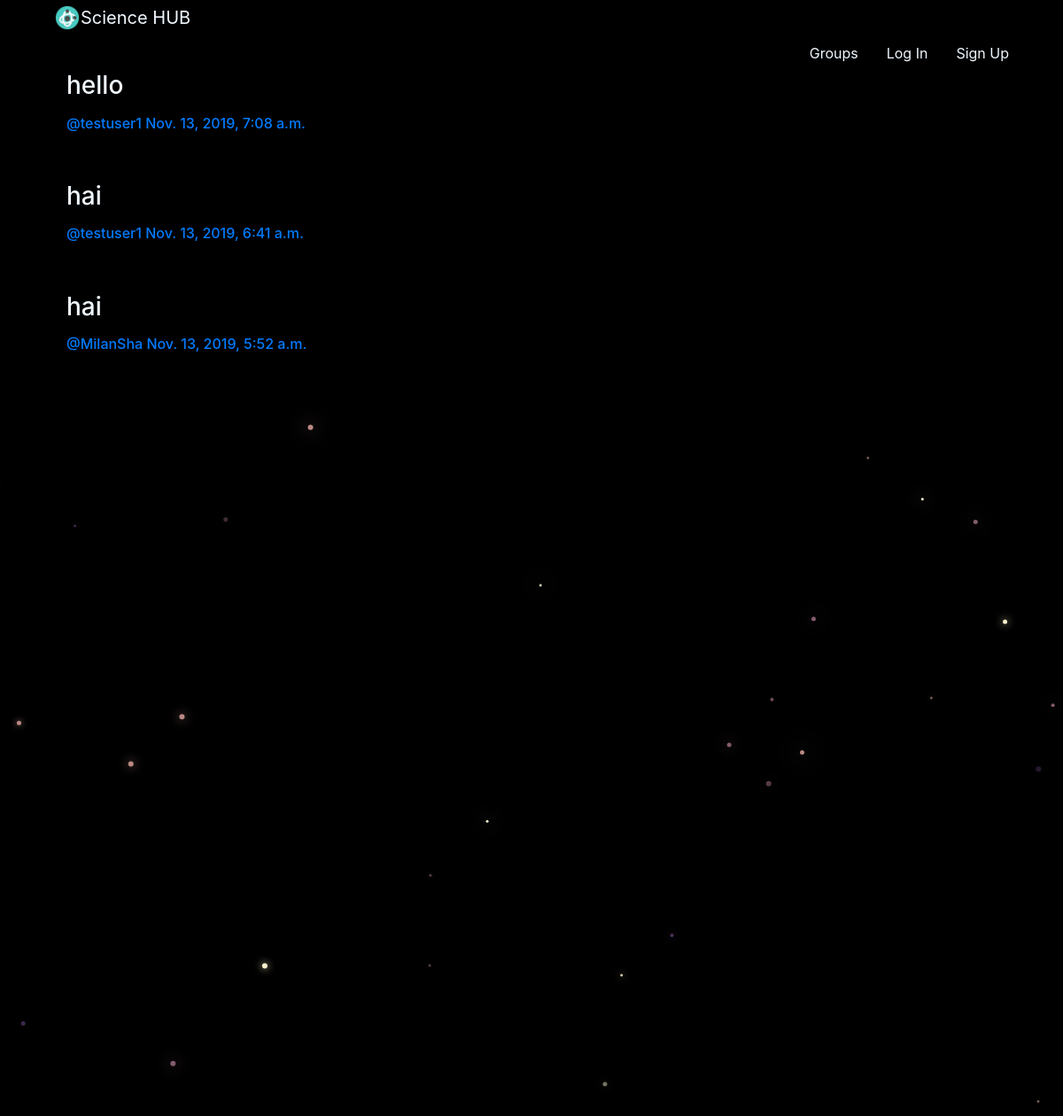
/posts/, run on the app's committed database.
### posts/models.py (models this page shows, shortened)
class Post(models.Model):
    user = models.ForeignKey(User,related_name='posts',on_delete=models.CASCADE)
    created_at = models.DateTimeField(auto_now=True)
    message = models.TextField()
    message_html = models.TextField(editable=False)
    group = models.ForeignKey(Group,related_name='posts',null=True,blank=True,on_delete=models.CASCADE)
    class Meta:
        ordering = ['-created_at']
        unique_together = ['user','message']

### posts/views.py (the view)
# urls.py: path('',views.PostList.as_view(),name='all'),
class PostList(SelectRelatedMixin,generic.ListView):
    model = models.Post
    select_related = ('user','group')

### posts/templates/posts/post_list.html (shortened to what this page needs)
{% extends 'posts/post_base.html' %}
{% block post_content %}
<div class="col-md-8">
    {% for post in post_list %}
        {% include 'posts/_post.html' %}
    {% endfor %}
</div>
{% endblock %}

### posts/templates/posts/_post.html (shortened to what this page needs)
<div class="container">
    <h3>{{ post.message_html|safe }}</h3>
    <div class="media-body">
        <h6 class="media-heading">
        <span class="username">
            <a href="{% url 'posts:for_user' username=post.user.username %}">@{{ post.user.username }}</a>
        </span>
        <time class="time">
            <a href="{% url 'posts:single' username=post.user.username pk=post.pk %}">{{ post.created_at }}</a>
        </time>
        </h6>
    </div>
</div>
<br><br>

### static/simplesocial/css/base.css (style rules this page uses)
body { height: 100%; width: 100%; overflow: hidden; background: black; margin: 0; color:aliceblue }

### data on the page
Post: message_html "hello", user.username "testuser1", created_at "Nov. 13, 2019, 7:08 a.m."
Post: message_html "hai", user.username "testuser1", created_at "Nov. 13, 2019, 6:41 a.m."
Post: message_html "hai", user.username "MilanSha", created_at "Nov. 13, 2019, 5:52 a.m."
